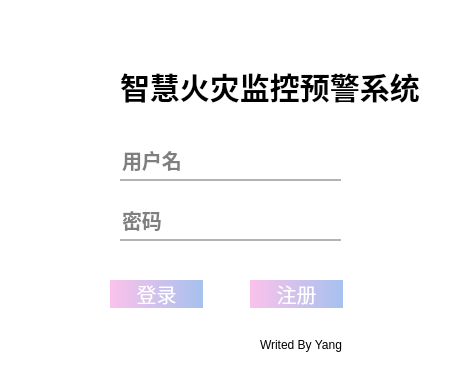
<?xml version="1.0" encoding="UTF-8"?>
<ui version="4.0">
 <class>Form</class>
 <widget class="QWidget" name="Form">
  <property name="geometry">
   <rect>
    <x>0</x>
    <y>0</y>
    <width>466</width>
    <height>368</height>
   </rect>
  </property>
  <property name="windowTitle">
   <string>Form</string>
  </property>
  <property name="styleSheet">
   <string notr="true">#Form{
	background:white;
	border-radius:10px;
}</string>
  </property>
  <widget class="QLabel" name="label">
   <property name="geometry">
    <rect>
     <x>120</x>
     <y>50</y>
     <width>311</width>
     <height>71</height>
    </rect>
   </property>
   <property name="styleSheet">
    <string notr="true">#label{
    text-align:right;
    font-family:;
	font: 28pt &quot;华文楷体&quot;;
    font-size:30px;
    font-weight:bold;
    }</string>
   </property>
   <property name="text">
    <string>智慧火灾监控预警系统</string>
   </property>
  </widget>
  <widget class="QLineEdit" name="username">
   <property name="geometry">
    <rect>
     <x>110</x>
     <y>130</y>
     <width>241</width>
     <height>61</height>
    </rect>
   </property>
   <property name="styleSheet">
    <string notr="true">#username{
	border:0px;    
    margin:10px;
	margin-left:10px; 
	margin-right:10px;
    border-bottom: 2px solid #B3B3B3;
    font-family:'Microsoft YaHei';
    font-size:20px;
    font-weight:bold;
}</string>
   </property>
   <property name="placeholderText">
    <string>用户名</string>
   </property>
  </widget>
  <widget class="QLineEdit" name="passward">
   <property name="geometry">
    <rect>
     <x>110</x>
     <y>190</y>
     <width>241</width>
     <height>61</height>
    </rect>
   </property>
   <property name="styleSheet">
    <string notr="true">#passward{
	border:0px;    
    margin:10px;
	margin-left:10px; 
	margin-right:10px;
    border-bottom: 2px solid #B3B3B3;
    font-family:'Microsoft YaHei';
    font-size:20px;
    font-weight:bold;
}</string>
   </property>
   <property name="inputMask">
    <string/>
   </property>
   <property name="text">
    <string/>
   </property>
   <property name="placeholderText">
    <string>密码</string>
   </property>
  </widget>
  <widget class="QPushButton" name="login">
   <property name="geometry">
    <rect>
     <x>110</x>
     <y>280</y>
     <width>93</width>
     <height>28</height>
    </rect>
   </property>
   <property name="styleSheet">
    <string notr="true">#login{
	border:0px;
    height:30px;
    border-radius:15px;
    font-family:'Microsoft YaHei';
    font-size:20px;
	color:white;
    background-color:qlineargradient(spread:pad, x1:0, y1:0, x2:1, y2:0, stop:0 #fbc2eb, stop:1 #a6c1ee);
    }
#login:hover{
     background-color:qlineargradient(spread:pad, x1:0, y1:0, x2:1, y2:0, stop:0 #ffd2f0, stop:1 #b0cbf8);
 }
 
#login:pressed{
     background-color:qlineargradient(spread:pad, x1:0, y1:0, x2:1, y2:0, stop:0 #e1aad2, stop:1 #92adda);
     }</string>
   </property>
   <property name="text">
    <string>登录</string>
   </property>
  </widget>
  <widget class="QPushButton" name="resiger">
   <property name="geometry">
    <rect>
     <x>250</x>
     <y>280</y>
     <width>93</width>
     <height>28</height>
    </rect>
   </property>
   <property name="styleSheet">
    <string notr="true">#resiger{
	border:0px;
	border-radius:10px;
    height:30px;
    border-radius:15px;
    font-family:'Microsoft YaHei';
    font-size:20px;
	color:white;
    background-color:qlineargradient(spread:pad, x1:0, y1:0, x2:1, y2:0, stop:0 #fbc2eb, stop:1 #a6c1ee);
    }
#resiger:hover{
     background-color:qlineargradient(spread:pad, x1:0, y1:0, x2:1, y2:0, stop:0 #ffd2f0, stop:1 #b0cbf8);
 }
 
#resiger:pressed{
     background-color:qlineargradient(spread:pad, x1:0, y1:0, x2:1, y2:0, stop:0 #e1aad2, stop:1 #92adda);
     }</string>
   </property>
   <property name="text">
    <string>注册</string>
   </property>
  </widget>
  <widget class="QLabel" name="label_2">
   <property name="geometry">
    <rect>
     <x>260</x>
     <y>329</y>
     <width>201</width>
     <height>31</height>
    </rect>
   </property>
   <property name="styleSheet">
    <string notr="true">#label_2{
	

	font: 75 italic 14pt &quot;Times New Roman&quot;;
}</string>
   </property>
   <property name="text">
    <string>Writed By Yang</string>
   </property>
  </widget>
  <widget class="QLabel" name="label_3">
   <property name="geometry">
    <rect>
     <x>40</x>
     <y>50</y>
     <width>72</width>
     <height>61</height>
    </rect>
   </property>
   <property name="text">
    <string/>
   </property>
  </widget>
 </widget>
 <resources/>
 <connections/>
</ui>
